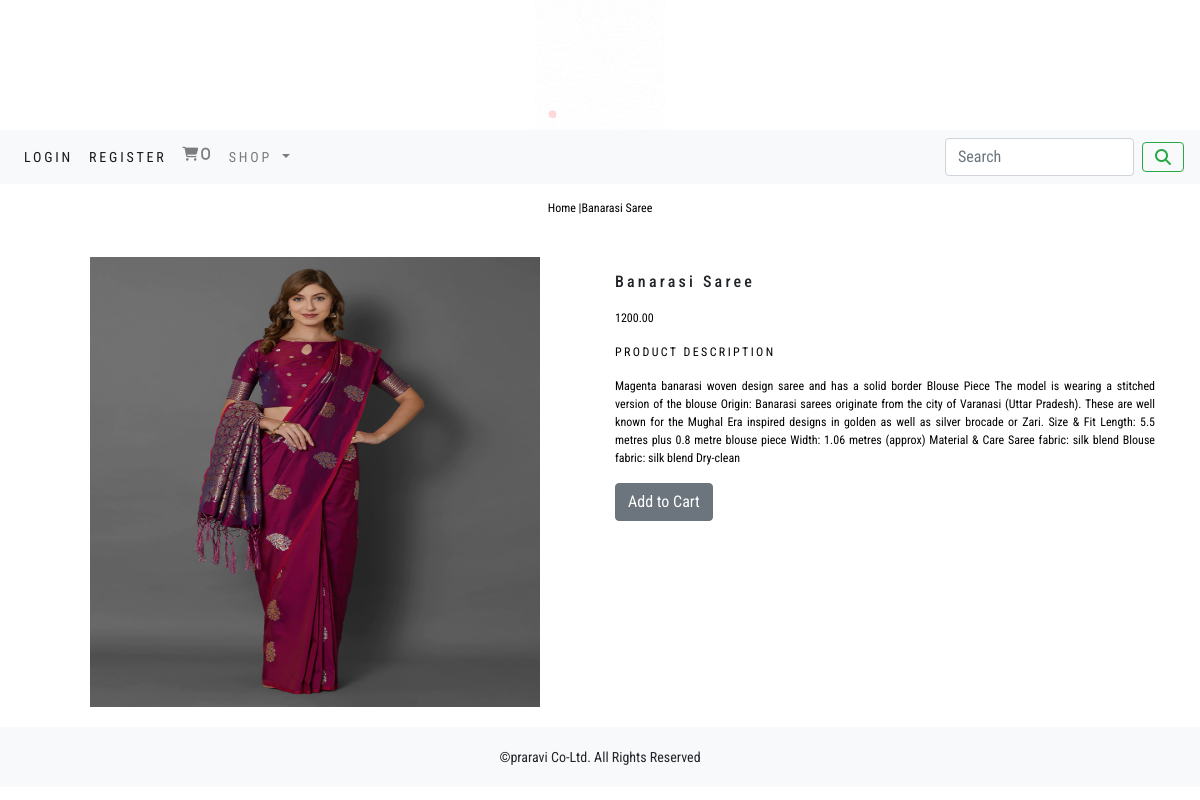
The app's page /ecommerceapp/womens-fashion/banarasi-saree/ with its own data.
### ecommerceapp/models.py (models this page shows, shortened)
class Product(models.Model):
    name=models.CharField(max_length=250,unique=True)
    slug=models.SlugField(max_length=250,unique=True)
    desc=models.TextField(blank=True)
    image=models.ImageField(upload_to='product',blank=True)
    category=models.ForeignKey(Category,on_delete=models.CASCADE)
    price=models.DecimalField(max_digits=10,decimal_places=2)
    stock=models.IntegerField()
    available=models.BooleanField(default=True)
    created=models.DateTimeField(auto_now=True)
    updated=models.DateTimeField(auto_now=True)
    class Meta:
        ordering=('name',)
        verbose_name='product'
        verbose_name_plural='products'

### ecommerceapp/views.py (the view)
# urls.py: path('<slug:c_slug>/<slug:product_slug>/', views.ProdCatDetail, name='ProdCatDetail'),
def ProdCatDetail(request,c_slug,product_slug):
    try:
        product=Product.objects.get(category__slug=c_slug,slug=product_slug)
    except Exception as e:
        raise e
    return render(request,"product.html",{'product':product})

### cart/context_processors.py (called while the page is built)
def counter(request):
    item_count=0
    if 'admin' in request.path:
        return  {}
    else:
        try:
            cart=Cart.objects.filter(cart_id=_cart_id(request))
            cart_items=CartItem.objects.all().filter(cart=cart[:1])
            for cart_item in cart_items:
                item_count+=cart_item.quantity
        except Cart.DoesNotExist:
            item_count=0
        return dict(item_count=item_count)

### cart/views.py (called while the page is built)
def _cart_id(request):
    cart=request.session.session_key
    if not cart:
        cart=request.session.create()
    return cart

### ecommerceapp/context_processors.py (called while the page is built)
def menu_links(request):
    links=Category.objects.all()
    return dict(links=links)

### ecommerceapp/models.py (called while the page is built)
    def get_url(self):
        return reverse("ecommerceapp:product_by_category",args=[self.slug])

### templates/product.html (shortened to what this page needs)
{% extends 'base.html' %}
{% load static %}
    {% block content %}
<div class="row my_prod_row_class">
    <div class="mx-auto">
        <p><a href="{% url 'ecommerceapp:allProdCat' %}">Home</a> |<a href="{{product.category.get_url}}">{{product.name}}</a> </p>
    </div>
    <div class="container">
        <br>
        <div class="row">
            <div class="col-12 col-sm-12 col-md-12 col-lg-6 text-center">
                <div style="min-width:18rem;">
                <img src="{{product.image.url}}" style="width:450px;height:450px" alt="{{product.name}}">
            </div>
        </div>
        <div class="col-12 col-sm-12 md-12 col-lg-6">
            <div>
                <h1 class="my_prod_title">{{product.name}}</h1>
                <p>{{product.price}}</p>
                <p class="my_title">Product Description</p>
                <p class="text-justify">{{product.desc}}</p>
                {% if product.stock <= 0 %}
                    <p class="text-justify my_prod_text"><b>Out of Stock</b></p>
                {% else %}
                    <a class="btn btn-secondary" href="{% url 'cart:add_cart' product.id %}"> Add to Cart </a>
                {% endif %}
            </div>
        </div>
    </div>
</div>
    {% endblock %}

### static/css/custom.css (style rules this page uses)
body { font-family: 'Roboto Condensed', sans-serif; }
.my_title { font-size:16px; text-transform:uppercase; letter-spacing:.2em; }
.my_prod_row_class { padding-top:15px; padding-bottom:20px; }
.my_prod_row_class p { color:#000; font-size:12px; }
.my_prod_row_class .mx-auto p a { color:#000; font-size:12px; }
.my_prod_title { font-size:16px; text_transform:uppercase; letter-spacing:.2rem; padding-top:15px; padding-bottom:10px; }

### records on screen
Product: name "Banarasi Saree", image (picture), price "1200.00", desc "Magenta banarasi woven design saree and has a solid border Blouse Piece The model is wearing a stitched version of the blouse Origin: Banarasi sarees originate from the city of Varanasi (Uttar Pradesh). These are well known for the Mughal Era inspired designs in golden as well as silver brocade or Zari. Size & Fit Length: 5.5 metres plus 0.8 metre blouse piece Width: 1.06 metres (approx) Material & Care Saree fabric: silk blend Blouse fabric: silk blend Dry-clean"

### other values on screen
{{ item_count }} "0"
